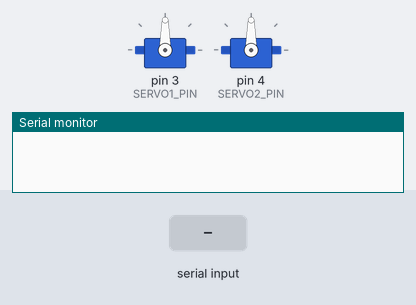
The sketch below on a simulated Arduino Uno, built with avr-gcc and run on an emulated ATmega328P. Shown: 2 × servo, the last lines printed to the serial monitor. The test bench sets the inputs (shaded band).

Above: at 1.2 s.
1.3 s: "o90\n" received over Serial
At 3.5 s:
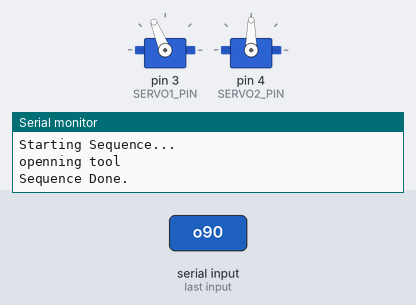
3.8 s: "c90\n" received over Serial
At 5.8 s:
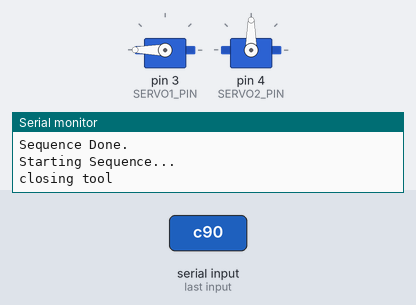
6.8 s: "a90\n" received over Serial
At 9.3 s:
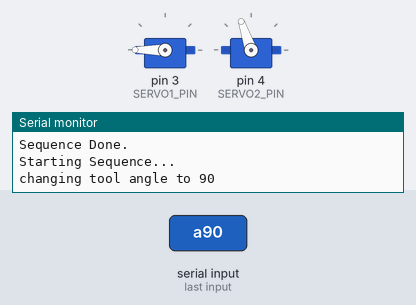
9.8 s: "o 45\n" received over Serial
At 11.6 s:
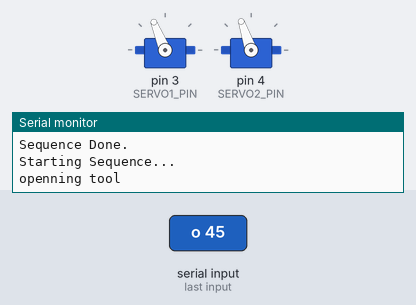
12.8 s: "a 45\n" received over Serial
At 15.9 s:
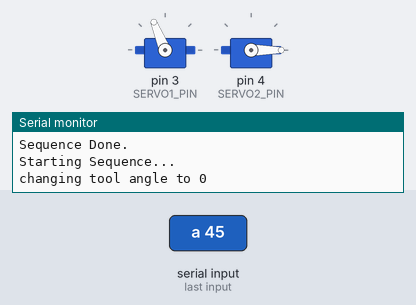
Timing chart, 0 to 16.8 s (numbered marks = the images above; inputs shaded):
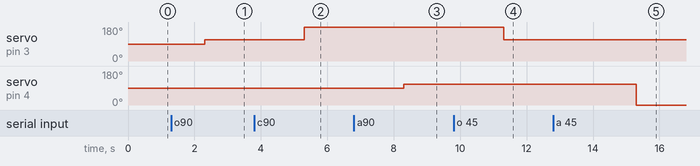

The sketch:

ToolTest.ino
```cpp
#include <Servo.h>

// Servo1: Gripper - Closing-Openinng
#define SERVO1_PIN 3
#define SERVO1_NEUTRAL 1500  // Servo neutral position Gripped angle
#define SERVO1_MIN_PULSEWIDTH 1700 //Open
#define SERVO1_MAX_PULSEWIDTH 2400 //Closed
#define SERVO1_RANGE (SERVO1_MAX_PULSEWIDTH-SERVO1_MIN_PULSEWIDTH)

// Servo2: Grip Angel
#define SERVO2_PIN 4
#define SERVO2_TOTAL_ANGEL 180
#define SERVO2_NEUTRAL 1500  // Servo neutral position
#define SERVO2_MIN_PULSEWIDTH 500
#define SERVO2_MAX_PULSEWIDTH 3000
#define SERVO2_RANGE (SERVO2_MAX_PULSEWIDTH-SERVO2_MIN_PULSEWIDTH)
#define SPTR_SIZE   20

// Height Stepper (A)
#define STEPA_STEP_PIN 5
#define STEPA_DIR_PIN 2
#define STEPS_PER_REV 200

//iCH4 = ExtractParamInt2b(10); // servo1 => orientation
//iCH5 = ExtractParamInt2b(12); // servo2 => gripper

Servo servo1; // Wrist orientation
Servo servo2; // Gripper open/close

char   *sPtr [SPTR_SIZE];
//int16_t actual_angleA1;
//int16_t actual_angleA2;
//int16_t actual_valueZ = 0;
int16_t actual_valueW = 0;
int16_t actual_valueG = 0;
//int16_t actual_distance = 0;

long servo_counter;
int16_t servo_pos1;
int16_t servo_pos2;
bool servo1_ready = false;
bool servo2_ready = false;

int separate (String str, char   **p, int    size ){
    int  n;
    char s [100];

    strcpy (s, str.c_str ());

    *p++ = strtok (s, " ");
    for (n = 1; NULL != (*p++ = strtok (NULL, " ")); n++)
        if (size == n)
            break;

    return n;
}

void enableServo1()
{
  servo1_ready=true;
  servo1.attach(SERVO1_PIN);
}

void enableServo2()
{
  servo2_ready=true;
  servo2.attach(SERVO2_PIN);
}

void moveServo1(int pwm)
{
  pwm = constrain(pwm,SERVO1_MIN_PULSEWIDTH,SERVO1_MAX_PULSEWIDTH);
  servo1.writeMicroseconds(pwm);
  actual_valueW = pwm;
}

// move servo2 on OC4A (pin13)
void moveServo2(int pwm)
{
  pwm = constrain(pwm,SERVO2_MIN_PULSEWIDTH,SERVO2_MAX_PULSEWIDTH);
  servo2.writeMicroseconds(pwm);
  actual_valueG = pwm;
}

void setup() {
  // put your setup code here, to run once:
  pinMode(SERVO1_PIN, OUTPUT);
  pinMode(SERVO2_PIN, OUTPUT);
  pinMode(STEPA_STEP_PIN, OUTPUT);
  pinMode(STEPA_DIR_PIN,OUTPUT);

  enableServo1();
  enableServo2();

  Serial.begin(9600);
}

void stepper(bool up, int rev) {
  Serial.print("\nmoving up");
  if (up) {
    Serial.print("\nmoving up");
    digitalWrite(STEPA_DIR_PIN,HIGH);
  } else {
    Serial.print("\nmoving down");
    digitalWrite(STEPA_DIR_PIN,LOW);
  }

  for(int x=0; x<(STEPS_PER_REV*rev); x++) {
    digitalWrite(STEPA_STEP_PIN,HIGH);
    delayMicroseconds(1000);
    digitalWrite(STEPA_STEP_PIN,LOW);
    delayMicroseconds(1000);
  }
}

int Servo2Angel(int degree) {
  return SERVO2_MIN_PULSEWIDTH + (SERVO2_RANGE/SERVO2_TOTAL_ANGEL*degree);
}

void closeGripper(bool close) {
  if (close) {
    Serial.print("\nclosing tool");
    moveServo1(SERVO1_MAX_PULSEWIDTH);
  } else {
    Serial.print("\nopenning tool");
    moveServo1(SERVO1_MIN_PULSEWIDTH);
  }
}

void changeToolAngle(int angle) {
  Serial.print("\nchanging tool angle to " + String(angle));
  moveServo2(Servo2Angel(angle));
}

void invoke(char *command) {
//  Serial.println(command);
  String commandStr = String(command);

  if (command[0] == 'o') { //open
    closeGripper(false);
  } else if (command[0] == 'c') { //close
    closeGripper(true);
  } else if (command[0] == 'u') { //up
    stepper(true, commandStr.substring(1).toInt());
  } else if (command[0] == 'd') { //down
    stepper(false, commandStr.substring(1).toInt());
  } else if (command[0] == 'a') { //tool angle
    changeToolAngle(commandStr.substring(1).toInt());
  } else if (command[0] == 's') { //stop - delay
    Serial.print("\ndelay for " + commandStr.substring(1).toInt());
    delay(commandStr.substring(1).toInt());
  } else {
    Serial.print("\nUNRECOGNIZED COMMAND " + commandStr);
  }
  delay(1000);
}

void loop() {
  while (Serial.available() == 0) {}
  String commandLine = Serial.readString();
  commandLine.trim();
  int N = separate (commandLine, sPtr, SPTR_SIZE);

  Serial.print("\nStarting Sequence...");
  for (int n = 0; n < N; n++) {
    invoke(sPtr [n]);
  }
  Serial.print("\nSequence Done.");

  delay(1000);
}
```

Measured:
- after the input at 1.3 s, servo on pin 3 (SERVO1_PIN): 90° → 112° after 1.0 s
- after the input at 3.8 s, servo on pin 3 (SERVO1_PIN): 112° → 180° after 1.5 s
- after the input at 6.8 s, servo on pin 4 (SERVO2_PIN): 90° → 109° after 1.5 s
- after the input at 9.8 s, servo on pin 3 (SERVO1_PIN): 180° → 112° after 1.5 s
- after the input at 12.8 s, servo on pin 4 (SERVO2_PIN): 109° → 0° after 2.5 s
